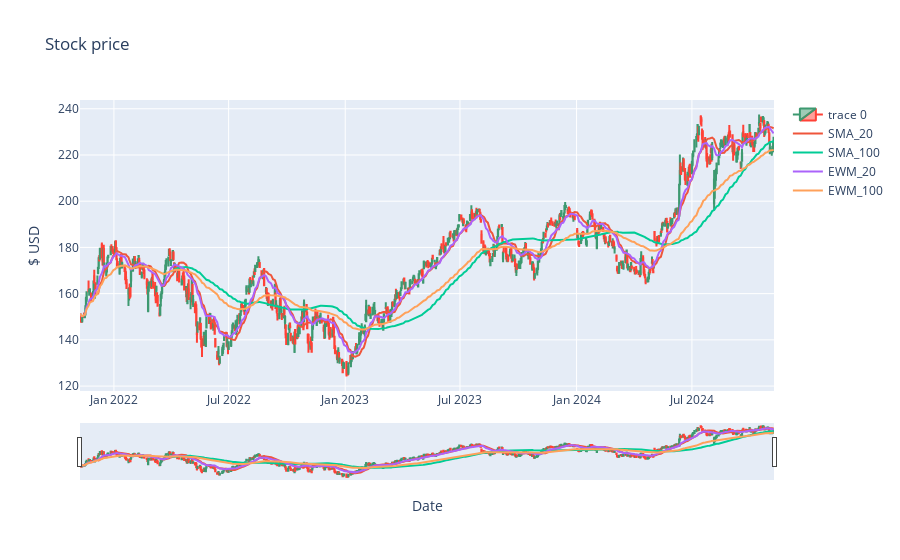

Here is the notebook cell this chart was saved with:
### Code cell
vtr.show_MA(df, MA_types)

### Figure 1 — Plotly figure (JSON) as saved in the notebook; plotly's stock layout.template omitted (floating-point values rounded to 4 significant figures; data arrays with more than 128 entries replaced by an {"elided": "..."} marker saying what was removed)
{"data": [{"close": {"elided": "755 float values"}, "high": {"elided": "755 float values"}, "low": {"elided": "755 float values"}, "open": {"elided": "755 float values"}, "type": "candlestick", "x": {"elided": "755 str values"}}, {"name": "SMA_20", "type": "scatter", "x": {"elided": "755 str values"}, "y": {"elided": "755 float values"}}, {"name": "SMA_100", "type": "scatter", "x": {"elided": "755 str values"}, "y": {"elided": "755 float values"}}, {"name": "EWM_20", "type": "scatter", "x": {"elided": "755 str values"}, "y": {"elided": "755 float values"}}, {"name": "EWM_100", "type": "scatter", "x": {"elided": "755 str values"}, "y": {"elided": "755 float values"}}], "layout": {"title": {"text": "Stock price"}, "xaxis": {"title": {"text": "Date"}}, "yaxis": {"title": {"text": "$ USD"}}}}
